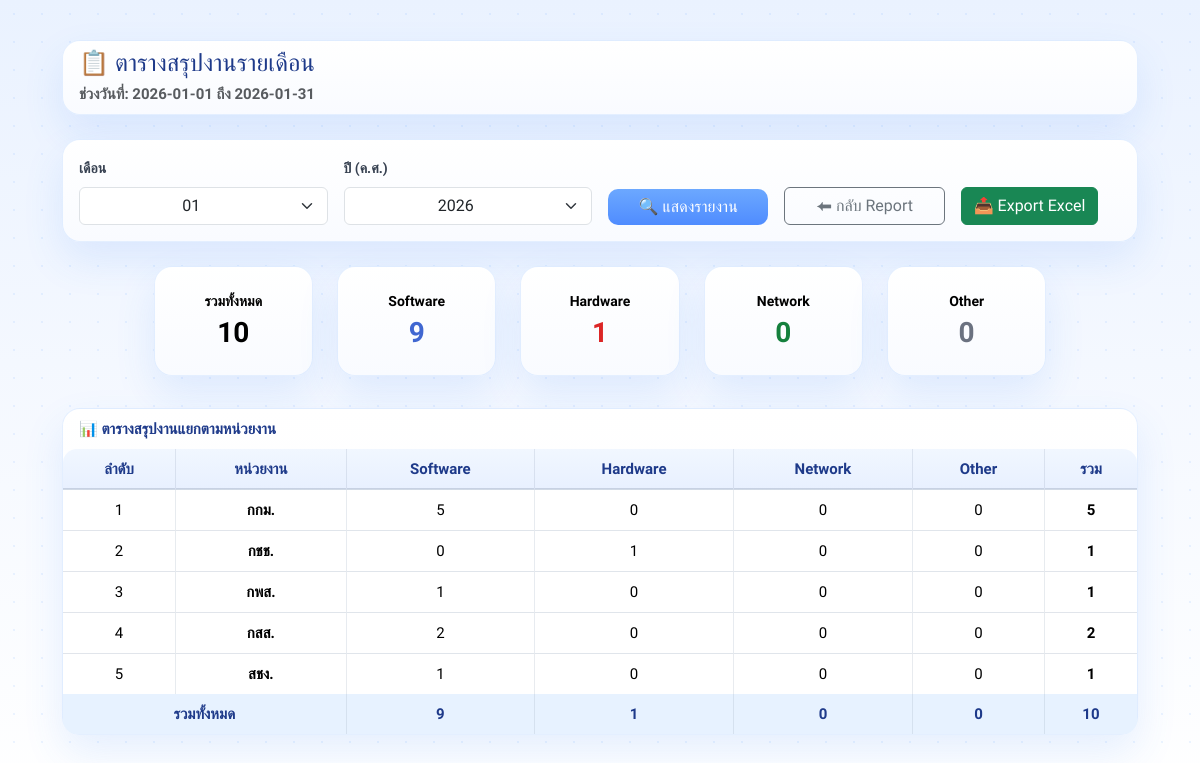
The app's page /report-monthly-summary with its own data.
### tables this page shows
CREATE TABLE reports (
            id INTEGER PRIMARY KEY AUTOINCREMENT,
            work_no TEXT UNIQUE,
            receive_datetime TEXT,
            department TEXT,
            reporter TEXT,
            job_type TEXT,
            asset_no TEXT,
            problem TEXT,
            solution TEXT,
            completed_datetime TEXT,
            close_note TEXT,
            confirm_name TEXT,
            signature TEXT,
            created_at TEXT
        );

### app.py (the view)
@app.route("/report-monthly-summary")
def report_monthly_summary():
    month = request.args.get("month", type=int)
    year = request.args.get("year", type=int)
    now = datetime.now()
    current_year = now.year
    if not month or not year:
        month = now.month
        year = now.year
    last_day = calendar.monthrange(year, month)[1]
    date_from = f"{year}-{month:02d}-01"
    date_to = f"{year}-{month:02d}-{last_day}"
    conn = sqlite3.connect(DB_NAME)
    conn.row_factory = sqlite3.Row
    cur = conn.cursor()
    cur.execute("""
        SELECT
            department,
            job_type,
            COUNT(*) AS total
        FROM reports
        WHERE receive_datetime >= ?
          AND receive_datetime <= ?
        GROUP BY department, job_type
    """, (f"{date_from} 00:00", f"{date_to} 23:59"))
    rows = cur.fetchall()
    conn.close()
    types = ["Software", "Hardware", "Network", "Other"]
    summary = defaultdict(lambda: {
        "items": {t: 0 for t in types},
        "total": 0
    })
    grand_total = {
        "items": {t: 0 for t in types},
        "total": 0
    }
    for r in rows:
        dept = (r["department"] or "ไม่ระบุ").strip()
        t = (r["job_type"] or "Other").strip().title()
        count = r["total"]
        if t not in types:
            t = "Other"
        summary[dept]["items"][t] += count
        summary[dept]["total"] += count
        grand_total["items"][t] += count
        grand_total["total"] += count
    return render_template(
        "report_monthly_summary.html",
        date_from=date_from,
        date_to=date_to,
        types=types,
        summary=summary,
        grand_total=grand_total,
        selected_month=month,
        selected_year=year,
        current_year=current_year
    )

### templates/report_monthly_summary.html (shortened to what this page needs)
<!DOCTYPE html>
<html lang="th">
<head>
    <link href="https://cdn.jsdelivr.net/npm/bootstrap@5.3.2/dist/css/bootstrap.min.css" rel="stylesheet">
    <link rel="stylesheet" href="/static/theme.css">
</head>
<body>
<div class="container mt-2 mb-5">
    <div class="card mb-4">
        <div class="card-header">
            <h4 class="mb-1">📋 ตารางสรุปงานรายเดือน</h4>
            <div class="text-muted">
                ช่วงวันที่: {{ date_from }} ถึง {{ date_to }}
            </div>
        </div>
    </div>
    <div class="card mb-4">
        <div class="card-body">
            <form method="get" class="row g-3 align-items-end">
                <div class="col-md-3 filter-center">
                    <label class="form-label">เดือน</label>
                    <select name="month" class="form-select">
                        {% for m in range(1,13) %}
                            <option value="{{ m }}"
                                {% if m == selected_month %}selected{% endif %}>
                                {{ "%02d"|format(m) }}
                            </option>
                        {% endfor %}
                    </select>
                </div>
                <div class="col-md-3 filter-center">
                    <label class="form-label">ปี (ค.ศ.)</label>
                    <select name="year" class="form-select">
                        {% for y in range(current_year-3, current_year+1) %}
                            <option value="{{ y }}"
                                {% if y == selected_year %}selected{% endif %}>
                                {{ y }}
                            </option>
                        {% endfor %}
                    </select>
                </div>
                <div class="col-md-2">
                    <button type="submit" class="btn btn-primary w-100">
                        🔍 แสดงรายงาน
                    </button>
                </div>
                <div class="col-md-2">
                    <a href="/report-summary" class="btn btn-outline-secondary w-100">
                        ⬅ กลับ Report
                    </a>
                </div>
                <div class="col-md-2">
                    <a
  href="/report-monthly-summary/export?month={{ selected_month }}&year={{ selected_year }}&department={{ selected_department }}"
  class="btn btn-success"
>
    📤 Export Excel
</a>
                </div>
            </form>
        </div>
    </div>
    <div class="row mb-4 text-center justify-content-center summary-row">
        <div class="col-md-2 mb-2">
            <div class="card p-3 summary-card">
                <div class="summary-title">รวมทั้งหมด</div>
                <div class="summary-value value-total">
                    {{ grand_total.total }}
                </div>
            </div>
        </div>
        {% for t in types %}
        <div class="col-md-2 mb-2">
            <div class="card p-3 summary-card">
                <div class="summary-title">{{ t }}</div>
                <div class="summary-value
                    {% if t == 'Software' %}value-software
                    {% elif t == 'Hardware' %}value-hardware
                    {% elif t == 'Network' %}value-network
                    {% else %}value-other{% endif %}">
                    {{ grand_total["items"][t] }}
                </div>
            </div>
        </div>
        {% endfor %}
    </div>
    <div class="card mb-4">
        <div class="card-header">
            📊 ตารางสรุปงานแยกตามหน่วยงาน
        </div>
        <div class="card-body p-0">
            <div class="table-responsive">
                <table class="table table-hover mb-0">
                    <thead>
                        <tr>
                            <th>ลำดับ</th>
                            <th>หน่วยงาน</th>
                            {% for t in types %}
                                <th>{{ t }}</th>
                            {% endfor %}
                            <th>รวม</th>
                        </tr>
                    </thead>
                    <tbody>
                        {% for dept, data in summary.items() %}
                        <tr>
                            <td>{{ loop.index }}</td>
                            <td class="fw-semibold text-center">
                                {{ dept }}
                            </td>
                            {% for t in types %}
                                <td>{{ data["items"][t] }}</td>
                            {% endfor %}
                            <td class="fw-bold">{{ data.total }}</td>
                        </tr>
                        {% endfor %}
                    </tbody>
                    <tfoot>
                        <tr>
                            <th colspan="2">รวมทั้งหมด</th>
                            {% for t in types %}
                                <th>{{ grand_total["items"][t] }}</th>
                            {% endfor %}
                            <th>{{ grand_total.total }}</th>
                        </tr>
                    </tfoot>
                </table>
            </div>
        </div>
    </div>
</div>
</body>
</html>

### static/theme.css (style rules this page uses)
:root { --primary: #6CA8FF; --bg: #F5F9FF; --card: #FFFFFF; --border: #E6EDFA; --text-main: #1F2937; --text-muted: #94A3B8; }
body { background-color: var(--bg); color: var(--text-main); font-family: "Segoe UI", Tahoma, sans-serif; }
.card { background: var(--card); border-radius: 16px; border: 1px solid var(--border); box-shadow: 0 20px 40px rgba(108,168,255,.12); }
.card-header { background: transparent; border-bottom: 1px solid var(--border); font-weight: 600; }
.btn-primary { background: var(--primary); border-color: var(--primary); border-radius: 10px; }
.table tbody tr:not(:last-child) td, .table tbody tr:not(:last-child) th { border-bottom: 1px solid rgba(148, 163, 184, 0.28); }
.table th, .table td { white-space: nowrap; vertical-align: middle; }
.table th:not(:last-child), .table td:not(:last-child) { border-right: 1px solid rgba(148, 163, 184, 0.22); }
.summary-card { height: 96px; display: flex; align-items: center; justify-content: center; text-align: center; }
.table th, .table td { text-align: center; vertical-align: middle; }
body { background: linear-gradient( 180deg, #eaf2ff 0%, #f4f8ff 45%, #ffffff 100% ); min-height: 100vh; font-size: 15px; line-height: 1.6; color: #1f2937; }
body::before { content: ""; position: fixed; inset: 0; background-image: radial-gradient(rgba(108,168,255,0.12) 1px, transparent 1px); background-size: 28px 28px; pointer-events: none; z-index: -1; }
.container { max-width: 1100px; padding-top: 32px; padding-bottom: 48px; }
label { font-weight: 600; font-size: 14px; color: #374151; margin-bottom: 6px; }
.btn { transition: all .2s ease; }
.btn-primary { background: linear-gradient(180deg, #6ca8ff, #4f8cff); border: none; }
.section-box, .card, .table-box { background: linear-gradient( 180deg, #ffffff 0%, #f9fbff 100% ); border-radius: 18px; border: 1px solid rgba(108, 168, 255, 0.18); box-shadow: 0 18px 40px rgba(59, 130, 246, 0.12); }
.table { border-collapse: separate; border-spacing: 0; border-radius: 14px; overflow: hidden; background: #ffffff; }
.table thead th { background: transparent; color: #1e3a8a; font-weight: 600; border-bottom: 1px solid rgba(148, 163, 184, 0.35); }
.table th, .table td { text-align: center; vertical-align: middle; border: none; }
.table tbody tr:not(:last-child) td { border-bottom: 1px solid rgba(148, 163, 184, 0.28); }
.table tfoot th { background-color: rgba(96, 165, 250, 0.15); font-weight: 600; color: #1e3a8a; }
body { font-family: "Prompt", "Segoe UI", Tahoma, sans-serif; }
.table-responsive { overflow: visible; }
.table thead th { position: sticky; top: 0; z-index: 10; background: linear-gradient( 180deg, #f1f7ff 0%, #e8f0ff 100% ); box-shadow: inset 0 -1px 0 rgba(148,163,184,0.4); }
.card-body { padding-top: 1rem; }

### templates/report_monthly_summary.html (style rules this page uses)
body { background-color: #eef2f7; font-family: "Segoe UI", Tahoma, sans-serif; }
.card-header { background-color: #1f3a5f; color: white; }
table th { background-color: #1f3a5f; color: white; }
table th, table td { text-align: center !important; vertical-align: middle !important; }
.card, .section-box { background: linear-gradient( 180deg, #ffffff 0%, #f9fbff 100% ); border-radius: 18px; border: 1px solid rgba(108, 168, 255, 0.18); box-shadow: 0 18px 40px rgba(59, 130, 246, 0.12); }
.card-header { background: transparent; color: #1e3a8a; font-weight: 600; border-bottom: none; }
.table { border-collapse: separate; border-spacing: 0; border-radius: 14px; overflow: hidden; background: #ffffff; }
.table tbody tr:not(:last-child) td, .table tbody tr:not(:last-child) th { border-bottom: 1px solid rgba(148, 163, 184, 0.28); }
body { background-color: #eef2f7; font-family: "Sarabun", system-ui, -apple-system, "Segoe UI", sans-serif; }
.summary-row { display: flex; flex-wrap: wrap; }
.summary-row .col-md-2 { display: flex; }
.summary-card { width: 100%; min-height: 110px; display: flex; flex-direction: column; justify-content: center; align-items: center; text-align: center; }
.summary-title { font-size: 14px; font-weight: 600; line-height: 1.3; color: #000000; margin-bottom: 6px; }
.summary-value { font-size: 28px; font-weight: 700; line-height: 1.2; }
.value-total { color: #000000; }
.value-software { color: #4067d1; }
.value-hardware { color: #dc2626; }
.value-network { color: #15803d; }
.value-other { color: #6b7280; }
.form-select { text-align: center; text-align-last: center; }

### records on screen
reports: department "กพส.", data "1" "0" "0" "0", total "1"

### other values on screen
{{ date_from }} "2026-01-01"
{{ date_to }} "2026-01-31"
{{ grand_total.total }} "10"
{{ t }} "Software" "Hardware" "Network" "Other"
{{ grand_total["items"][t] }} "9" "1" "0" "0"
{{ dept }} "กกม." "กชช." "กสส." "สชง."
{{ data["items"][t] }} "5" "0" "0" "0" "0" "1" "0" "0" "2" "0" "0" "0" "1" "0" "0" "0"
{{ data.total }} "5" "1" "2" "1"
form field month "01"
form field year "2026"
